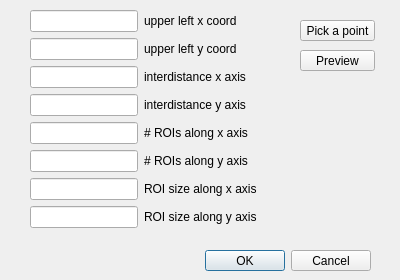
<?xml version="1.0" encoding="UTF-8"?>
<ui version="4.0">
 <class>Dialog</class>
 <widget class="QDialog" name="Dialog">
  <property name="geometry">
   <rect>
    <x>0</x>
    <y>0</y>
    <width>400</width>
    <height>280</height>
   </rect>
  </property>
  <property name="windowTitle">
   <string>Dialog</string>
  </property>
  <widget class="QDialogButtonBox" name="buttonBox">
   <property name="geometry">
    <rect>
     <x>30</x>
     <y>250</y>
     <width>341</width>
     <height>21</height>
    </rect>
   </property>
   <property name="orientation">
    <enum>Qt::Horizontal</enum>
   </property>
   <property name="standardButtons">
    <set>QDialogButtonBox::Cancel|QDialogButtonBox::Ok</set>
   </property>
  </widget>
  <widget class="QPushButton" name="pushButton">
   <property name="geometry">
    <rect>
     <x>300</x>
     <y>20</y>
     <width>75</width>
     <height>21</height>
    </rect>
   </property>
   <property name="text">
    <string>Pick a point</string>
   </property>
  </widget>
  <widget class="QPushButton" name="pushButton_2">
   <property name="geometry">
    <rect>
     <x>300</x>
     <y>50</y>
     <width>75</width>
     <height>21</height>
    </rect>
   </property>
   <property name="text">
    <string>Preview</string>
   </property>
  </widget>
  <widget class="QWidget" name="formLayoutWidget">
   <property name="geometry">
    <rect>
     <x>30</x>
     <y>10</y>
     <width>261</width>
     <height>232</height>
    </rect>
   </property>
   <layout class="QFormLayout" name="formLayout">
    <item row="0" column="0">
     <widget class="QLineEdit" name="lineEdit"/>
    </item>
    <item row="0" column="1">
     <widget class="QLabel" name="label">
      <property name="text">
       <string>upper left x coord</string>
      </property>
     </widget>
    </item>
    <item row="1" column="0">
     <widget class="QLineEdit" name="lineEdit_2"/>
    </item>
    <item row="1" column="1">
     <widget class="QLabel" name="label_2">
      <property name="text">
       <string>upper left y coord</string>
      </property>
     </widget>
    </item>
    <item row="2" column="0">
     <widget class="QLineEdit" name="lineEdit_3"/>
    </item>
    <item row="2" column="1">
     <widget class="QLabel" name="label_3">
      <property name="text">
       <string>interdistance x axis</string>
      </property>
     </widget>
    </item>
    <item row="3" column="0">
     <widget class="QLineEdit" name="lineEdit_4"/>
    </item>
    <item row="3" column="1">
     <widget class="QLabel" name="label_4">
      <property name="text">
       <string>interdistance y axis</string>
      </property>
     </widget>
    </item>
    <item row="4" column="0">
     <widget class="QLineEdit" name="lineEdit_5"/>
    </item>
    <item row="4" column="1">
     <widget class="QLabel" name="label_5">
      <property name="text">
       <string># ROIs along x axis</string>
      </property>
     </widget>
    </item>
    <item row="5" column="0">
     <widget class="QLineEdit" name="lineEdit_6"/>
    </item>
    <item row="5" column="1">
     <widget class="QLabel" name="label_6">
      <property name="text">
       <string># ROIs along y axis</string>
      </property>
     </widget>
    </item>
    <item row="6" column="0">
     <widget class="QLineEdit" name="lineEdit_7"/>
    </item>
    <item row="6" column="1">
     <widget class="QLabel" name="label_7">
      <property name="text">
       <string>ROI size along x axis</string>
      </property>
     </widget>
    </item>
    <item row="7" column="0">
     <widget class="QLineEdit" name="lineEdit_8"/>
    </item>
    <item row="7" column="1">
     <widget class="QLabel" name="label_8">
      <property name="text">
       <string>ROI size along y axis</string>
      </property>
     </widget>
    </item>
   </layout>
  </widget>
 </widget>
 <resources/>
 <connections>
  <connection>
   <sender>buttonBox</sender>
   <signal>accepted()</signal>
   <receiver>Dialog</receiver>
   <slot>accept()</slot>
   <hints>
    <hint type="sourcelabel">
     <x>248</x>
     <y>254</y>
    </hint>
    <hint type="destinationlabel">
     <x>157</x>
     <y>274</y>
    </hint>
   </hints>
  </connection>
  <connection>
   <sender>buttonBox</sender>
   <signal>rejected()</signal>
   <receiver>Dialog</receiver>
   <slot>reject()</slot>
   <hints>
    <hint type="sourcelabel">
     <x>316</x>
     <y>260</y>
    </hint>
    <hint type="destinationlabel">
     <x>286</x>
     <y>274</y>
    </hint>
   </hints>
  </connection>
 </connections>
</ui>
